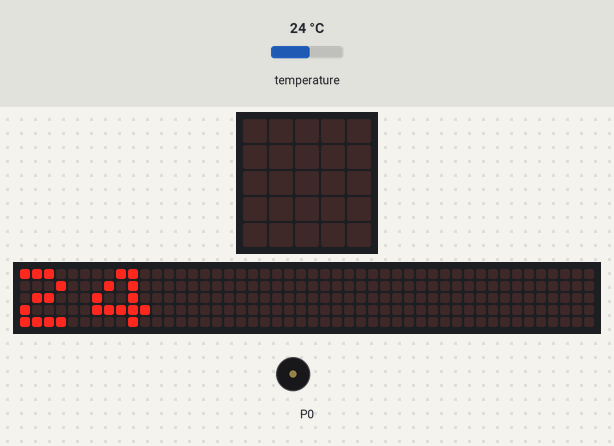
The program below on a simulated BBC micro:bit (MakeCode). Parts: the board's 5×5 LED display, a strip that is not on the board, showing the scrolling text unrolled, buzzer (waves = sounding). The inputs (shaded band) are chosen by the test bench; at power-on: temperature 24 °C. The 48×5 strip is a reading aid, not a part: it shows the text the display is scrolling, unrolled, one strip-width of it at a time.

Above: at 2.55 s.
At 10.56 s:
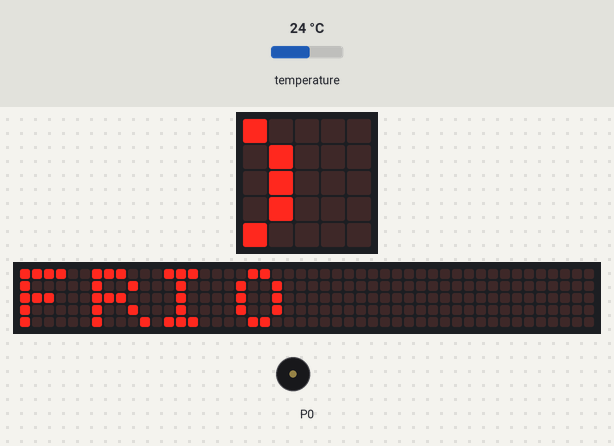
At 19.25 s:
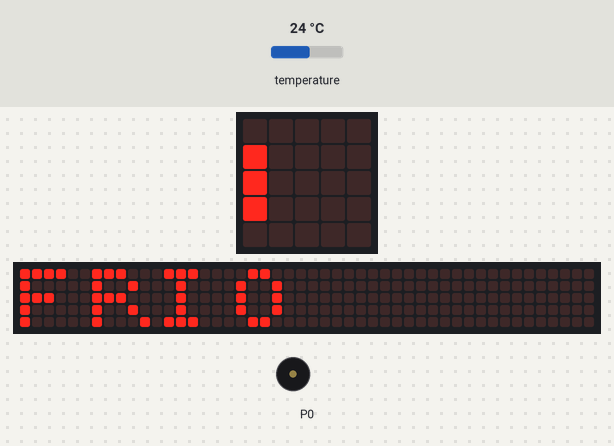
At 36.63 s:
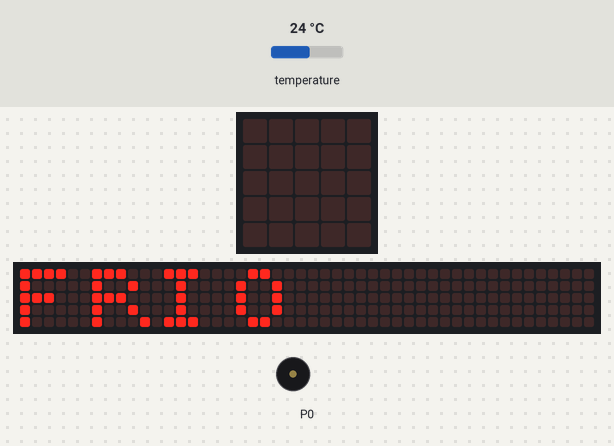
Timing chart, 0 to 40.0 s (numbered marks = the images above):
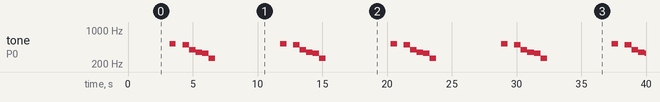

The program:

main.ts
```typescript
basic.showNumber(input.temperature())
while (input.temperature() == 22) {
    basic.showString("AMBIENTE")
}
while (input.temperature() >= 21) {
    music.play(music.stringPlayable("- C5 - B G F E C ", 120), music.PlaybackMode.UntilDone)
    basic.showString("FRIO")
}
```

test.ts
```typescript
// aquí va el archivo "tests"; esto no se compilará cuando este paquete se utilice como una extensión.
```

Measured:
- by itself, tone on P0: repeats every 8.5 s: silent 0.51 s, 494 Hz 0.51 s, 392 Hz 0.51 s, 349 Hz 0.51 s, 330 Hz 0.51 s, 262 Hz 0.50 s, silent 5.0 s, 523 Hz 0.50 s
- what the display in image 3 shows lasts 0.5 s, from 36.4 s to 36.9 s
